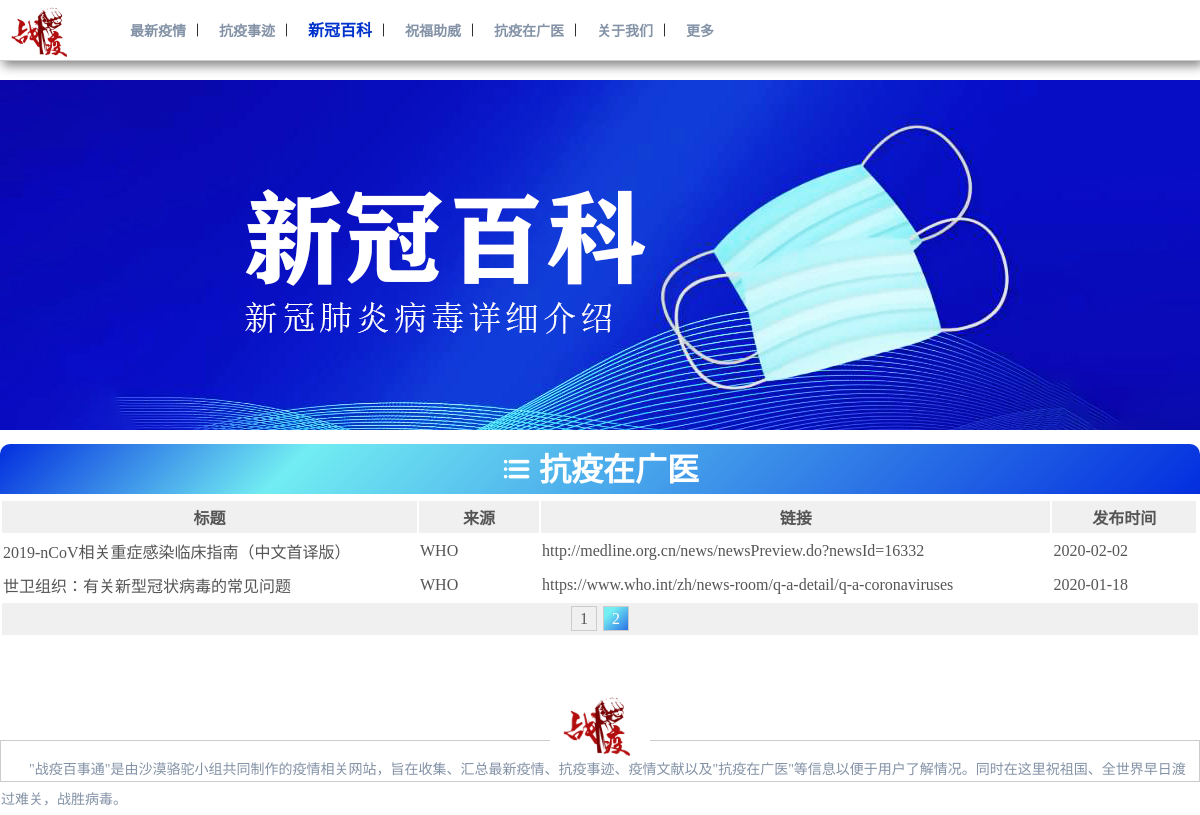
The app's page /home/literature/literature.php?pageLiterature=2 with its own data.
### tables this page shows
CREATE TABLE `literature`  (
  `title` varchar(255) NULL DEFAULT NULL,
  `author` varchar(255) NULL DEFAULT NULL,
  `link` varchar(255) NULL DEFAULT NULL,
  `date` date NULL DEFAULT NULL,
  `literatureid` int(10) UNSIGNED NOT NULL AUTO_INCREMENT,
  PRIMARY KEY (`literatureid`) USING BTREE
);

### home/literature/literature.php (the view, shortened to what this page needs)
<?php
require_once("../conn.php");
$pagesizeLiterature = 15;
$pageLiterature = isset($_GET['pageLiterature']) ? $_GET['pageLiterature'] : 1;
$startrowLiterature = ($pageLiterature-1)*$pagesizeLiterature;
$sql = "SELECT * FROM literature ORDER BY date DESC";
$result = mysqli_query($conn,$sql);
$recordsLiterature = mysqli_num_rows($result);
$pagesLiterature = ceil($recordsLiterature/$pagesizeLiterature);
$sql .=" LIMIT {$startrowLiterature},{$pagesizeLiterature}";
$result = mysqli_query($conn,$sql);
$arrsLiteratures = mysqli_fetch_all($result,MYSQLI_ASSOC);
?>
<!DOCTYPE html>
<!DOCTYPE html>
<html lang="en">
<head>
   <link rel="stylesheet" href="../../css/page.css">
    <link rel="stylesheet" href="../../css/iconfont.css">
</head>
<body>
<div id="header">
    <div class="header">
        <div class="header_left">
        <a href="../../index.php"><img src="../../image/logo3.png" alt=""></a>
        </div>
        <div class="header_center">
                    <a href="../situation.php" >最新疫情</a>
                     <i class="icon-anjianfengexian iconfont"></i>
                    <a href="../story.php">抗疫事迹</a>
                     <i class="icon-anjianfengexian iconfont"></i>
                    <a href="../literature.php" id="this">新冠百科</a>
                     <i class="icon-anjianfengexian iconfont"></i>
                    <a href="../benediction.php">祝福助威</a>
                     <i class="icon-anjianfengexian iconfont"></i>
                    <a href="../gdmu.php">抗疫在广医</a>
                     <i class="icon-anjianfengexian iconfont"></i>
                    <a href="../us.php">关于我们</a>
                     <i class="icon-anjianfengexian iconfont"></i>
                    <a href="../more.php">更多</a>
        </div>
        <div class="header_right">
            </div>
    </div>
</div>
    <div class="view">
        <img src="../../image/bk.jpg" alt="">
    </div>
<div class="literature_box">
	<div class="literature_name"><i class="icon-liebiao1 iconfont"></i>&nbsp;抗疫在广医</div>
	<table class="literature_list">
		<tr>
			<th width="35%">标题</th>
			<th width="10%">来源</th>
			<th width="43%">链接</th>
			<th width="12%">发布时间</th>
		</tr>
		<?php
		    foreach ($arrsLiteratures as $arrsLiterature) {
		     ?>
		    <tr>
		    <td><?php echo $arrsLiterature['title']; ?></td>
		    <td><?php echo $arrsLiterature['author']; ?></td>
		    <td><?php $literatureLink = $arrsLiterature['link']; echo "<a href='$literatureLink' target='_blank' >$literatureLink</a>"; ?></td>
		    <td><?php echo $arrsLiterature['date']; ?></td>
		    </tr>
		    <?php }?>
		    	<tr >
		    		<td class="literature_nav" colspan="5">
						<?php
							for($i=1;$i<=$pagesLiterature;$i++){
								if($pageLiterature==$i){
								echo"<span>$i</span>" ;
								}else
								{
								echo"<a href='?pageLiterature=$i#literature'>$i</a>" ;
								}
							}
							?>
					</td>
				</tr>
	</table>
</div>
    <div id="bottom">
        <div class="bottom_top">
            <img src="../../image/logo3.png" alt="">
        </div>
        <div class="bottom_bottom">
        <p>"战疫百事通"是由沙漠骆驼小组共同制作的疫情相关网站，旨在收集、汇总最新疫情、抗疫事迹、疫情文献以及"抗疫在广医"等信息以便于用户了解情况。同时在这里祝祖国、全世界早日渡过难关，战胜病毒。</p></div>
    </div>
</body>
</html>

### css/page.css (style rules this page uses)
body { font-size: 16px; padding: 0px; margin: 0px; }
a { text-decoration: none; }
#header { width: 100%; height: 60px; border-bottom: 1px solid #ccc; box-shadow:3px 5px 10px #888888; background-color: #FFF; overflow: hidden; position: fixed; top: 0; z-index: 999; }
.header { width: 1366px; height: 60px; margin: 0px auto; }
.header_left { width: 120px; height: 60px; float: left; }
.header_left img { padding: 3px 0px; height: 54px; }
.header_center { width: 650px; height: 60px; line-height: 60px; float: left; font-size: 14px; }
.header_center a { color:#8392A6; font-weight:bold; margin-left: 10px; }
#this { color:#0033CC; font-size: 16px; }
.header_right { width: 550px; height: 60px; float: right; line-height: 60px; color: #8392A6; }
.view { width: 100%; text-align: center; margin-top: 80px; }
.view img { width: 1200px; }
#bottom { margin-top: 55px; width: 100%; height: 50px; }
.bottom_top { text-align: center; margin-bottom: -20px; }
.bottom_top img { width: 100px; }
.bottom_bottom { height: 40px; border: 1px solid #ccc; line-height: 60px; }
.bottom_bottom p { font-size:14px; text-indent: 2em; color: #8392A6; line-height: 30px; }
.literature_box { width: 1200px; margin: 10px auto; }
.literature_name { width: 1200px; height: 50px; background-image: linear-gradient( 135deg, #032EDF 0%, #72EDF2 25%, #032EDF 100%); color: #ffffff; font-size: 32px; font-weight: bold; border-top-right-radius: 10px; border-top-left-radius: 10px; text-align: center; }
.literature_name i { font-size: 30px; font-weight: bold; }
.literature_list { margin: 5px auto; width: 1200px; table-layout: fixed; font-size: 16px; }
.literature_list a { color: #555555; }
.literature_list tr { width: 100%; color: #555555; height: 30px; }
.literature_list th { color: #555555; height: 30px; background-color: #F0F0F0; }
.literature_list td { color: #555555; height: 30px; white-space: nowrap; overflow: hidden; text-overflow: ellipsis; }
.literature_nav { background-color: #F0F0F0; text-align: center; }
.literature_nav a { padding: 3px 8px; text-decoration: none; margin: 0px 3px; border: 1px solid #ccc; }
.literature_nav span { padding: 3px 8px; margin: 0px 3px; border: 1px solid #ccc; background-image: linear-gradient( 135deg,#72EDF2 25%, #2A71E6 100%); color: #fff; }

### records on screen
literature: title "2019-nCoV相关重症感染临床指南（中文首译版）", author "WHO", link "http://medline.org.cn/news/newsPreview.do?newsId=16332", date "2020-02-02"
literature: title "世卫组织：有关新型冠状病毒的常见问题", author "WHO", link "https://www.who.int/zh/news-room/q-a-detail/q-a-coronaviruses", date "2020-01-18"
